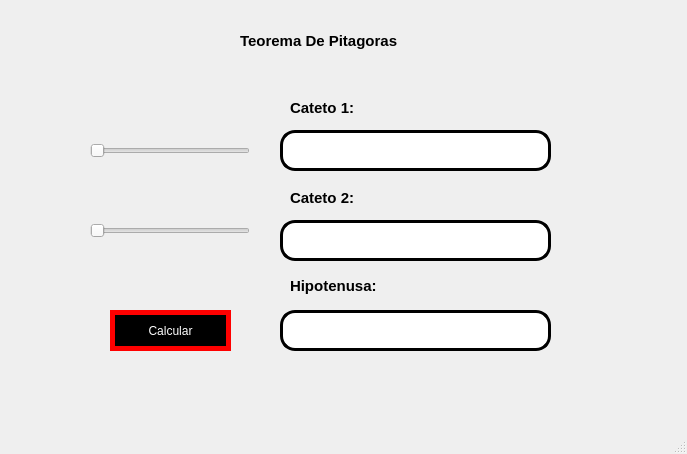
<?xml version="1.0" encoding="UTF-8"?>
<ui version="4.0">
 <class>MainWindow</class>
 <widget class="QMainWindow" name="MainWindow">
  <property name="geometry">
   <rect>
    <x>0</x>
    <y>0</y>
    <width>687</width>
    <height>454</height>
   </rect>
  </property>
  <property name="windowTitle">
   <string>MainWindow</string>
  </property>
  <widget class="QWidget" name="centralwidget">
   <widget class="QLabel" name="label">
    <property name="geometry">
     <rect>
      <x>10</x>
      <y>10</y>
      <width>161</width>
      <height>81</height>
     </rect>
    </property>
    <property name="styleSheet">
     <string notr="true"/>
    </property>
    <property name="text">
     <string/>
    </property>
    <property name="pixmap">
     <pixmap resource="../../archivos/recursos.qrc">:/Ejercicios/escudo_imagotipoUAT.png</pixmap>
    </property>
    <property name="scaledContents">
     <bool>true</bool>
    </property>
   </widget>
   <widget class="QLabel" name="label_2">
    <property name="geometry">
     <rect>
      <x>470</x>
      <y>10</y>
      <width>181</width>
      <height>111</height>
     </rect>
    </property>
    <property name="styleSheet">
     <string notr="true"/>
    </property>
    <property name="text">
     <string/>
    </property>
    <property name="pixmap">
     <pixmap resource="../../archivos/recursos.qrc">:/Logos/fians.png</pixmap>
    </property>
    <property name="scaledContents">
     <bool>true</bool>
    </property>
   </widget>
   <widget class="QLabel" name="label_3">
    <property name="geometry">
     <rect>
      <x>570</x>
      <y>350</y>
      <width>101</width>
      <height>61</height>
     </rect>
    </property>
    <property name="styleSheet">
     <string notr="true"/>
    </property>
    <property name="text">
     <string/>
    </property>
    <property name="pixmap">
     <pixmap resource="../../archivos/recursos.qrc">:/Ejercicios/56f38-batman-logo-png-transparent-free.png</pixmap>
    </property>
    <property name="scaledContents">
     <bool>true</bool>
    </property>
   </widget>
   <widget class="QLabel" name="label_4">
    <property name="geometry">
     <rect>
      <x>290</x>
      <y>100</y>
      <width>91</width>
      <height>16</height>
     </rect>
    </property>
    <property name="font">
     <font>
      <pointsize>11</pointsize>
      <weight>75</weight>
      <bold>true</bold>
     </font>
    </property>
    <property name="text">
     <string>Cateto 1:</string>
    </property>
   </widget>
   <widget class="QLineEdit" name="txt_cateto1">
    <property name="geometry">
     <rect>
      <x>280</x>
      <y>130</y>
      <width>271</width>
      <height>41</height>
     </rect>
    </property>
    <property name="font">
     <font>
      <weight>75</weight>
      <italic>false</italic>
      <bold>true</bold>
      <underline>false</underline>
     </font>
    </property>
    <property name="styleSheet">
     <string notr="true">border: 3px solid black;
border-radius: 15px;</string>
    </property>
    <property name="text">
     <string/>
    </property>
   </widget>
   <widget class="QSlider" name="slider_cateto1">
    <property name="geometry">
     <rect>
      <x>90</x>
      <y>140</y>
      <width>160</width>
      <height>22</height>
     </rect>
    </property>
    <property name="orientation">
     <enum>Qt::Horizontal</enum>
    </property>
   </widget>
   <widget class="QLabel" name="label_5">
    <property name="geometry">
     <rect>
      <x>240</x>
      <y>25</y>
      <width>211</width>
      <height>31</height>
     </rect>
    </property>
    <property name="font">
     <font>
      <pointsize>11</pointsize>
      <weight>75</weight>
      <bold>true</bold>
     </font>
    </property>
    <property name="text">
     <string>Teorema De Pitagoras</string>
    </property>
   </widget>
   <widget class="QLineEdit" name="txt_cateto2">
    <property name="geometry">
     <rect>
      <x>280</x>
      <y>220</y>
      <width>271</width>
      <height>41</height>
     </rect>
    </property>
    <property name="font">
     <font>
      <weight>75</weight>
      <italic>false</italic>
      <bold>true</bold>
      <underline>false</underline>
     </font>
    </property>
    <property name="styleSheet">
     <string notr="true">border: 3px solid black;
border-radius: 15px;</string>
    </property>
    <property name="text">
     <string/>
    </property>
   </widget>
   <widget class="QLabel" name="label_6">
    <property name="geometry">
     <rect>
      <x>290</x>
      <y>190</y>
      <width>91</width>
      <height>16</height>
     </rect>
    </property>
    <property name="font">
     <font>
      <pointsize>11</pointsize>
      <weight>75</weight>
      <bold>true</bold>
     </font>
    </property>
    <property name="text">
     <string>Cateto 2:</string>
    </property>
   </widget>
   <widget class="QPushButton" name="btn_calcular">
    <property name="geometry">
     <rect>
      <x>110</x>
      <y>310</y>
      <width>121</width>
      <height>41</height>
     </rect>
    </property>
    <property name="styleSheet">
     <string notr="true">background-color: rgb(0,0,0);
color: rgb(255,255,255);
border-radius:25px;
border:5px solid red</string>
    </property>
    <property name="text">
     <string>Calcular</string>
    </property>
   </widget>
   <widget class="QSlider" name="slider_cateto2">
    <property name="geometry">
     <rect>
      <x>90</x>
      <y>220</y>
      <width>160</width>
      <height>22</height>
     </rect>
    </property>
    <property name="orientation">
     <enum>Qt::Horizontal</enum>
    </property>
   </widget>
   <widget class="QLineEdit" name="txt_hipotenusa">
    <property name="geometry">
     <rect>
      <x>280</x>
      <y>310</y>
      <width>271</width>
      <height>41</height>
     </rect>
    </property>
    <property name="font">
     <font>
      <weight>75</weight>
      <italic>false</italic>
      <bold>true</bold>
      <underline>false</underline>
     </font>
    </property>
    <property name="styleSheet">
     <string notr="true">border: 3px solid black;
border-radius: 15px;</string>
    </property>
    <property name="text">
     <string/>
    </property>
   </widget>
   <widget class="QLabel" name="label_7">
    <property name="geometry">
     <rect>
      <x>290</x>
      <y>275</y>
      <width>121</width>
      <height>21</height>
     </rect>
    </property>
    <property name="font">
     <font>
      <pointsize>11</pointsize>
      <weight>75</weight>
      <bold>true</bold>
     </font>
    </property>
    <property name="text">
     <string>Hipotenusa:</string>
    </property>
   </widget>
  </widget>
  <widget class="QMenuBar" name="menubar">
   <property name="geometry">
    <rect>
     <x>0</x>
     <y>0</y>
     <width>687</width>
     <height>21</height>
    </rect>
   </property>
  </widget>
  <widget class="QStatusBar" name="statusbar"/>
 </widget>
 <resources>
  <include location="../../archivos/recursos.qrc"/>
 </resources>
 <connections/>
</ui>
